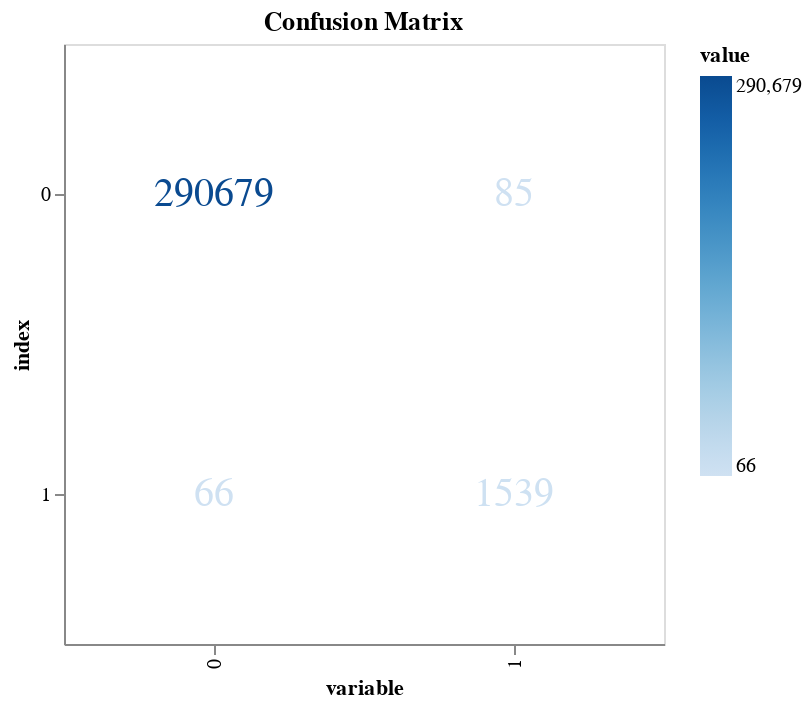

Write notebook code for a chart like this one.
### Markdown cell above
**Use confusion matrix to see the prediction failure.**

### Code cell
import pandas as pd
import altair as alt
from sklearn.metrics import confusion_matrix


cm = confusion_matrix(y_test_xgb, y_pred_xgbr)


df_cm = pd.DataFrame(cm, index=["0", "1"], columns=["0", "1"])

df_cm_long = df_cm.reset_index().melt(id_vars='index')

chart = alt.Chart(df_cm_long).mark_text(size=20).encode(
    x='variable:N',
    y='index:N',
    color='value:Q',
    text='value:Q'
).properties(
    width=300,
    height=300,
    title='Confusion Matrix'
)

chart.display()

### Figure 1 — Vega-Lite specification as saved in the notebook (floating-point values rounded to 4 significant figures)
{"config": {"view": {"continuousWidth": 400, "continuousHeight": 300}}, "data": {"name": "data-b7f45b68e4d4d672a81c2eabf5c2b655"}, "mark": {"type": "text", "size": 20}, "encoding": {"color": {"field": "value", "type": "quantitative"}, "text": {"field": "value", "type": "quantitative"}, "x": {"field": "variable", "type": "nominal"}, "y": {"field": "index", "type": "nominal"}}, "height": 300, "title": "Confusion Matrix", "width": 300, "$schema": "https://vega.github.io/schema/vega-lite/v4.17.0.json", "datasets": {"data-b7f45b68e4d4d672a81c2eabf5c2b655": [{"index": "0", "variable": "0", "value": 290679}, {"index": "1", "variable": "0", "value": 66}, {"index": "0", "variable": "1", "value": 85}, {"index": "1", "variable": "1", "value": 1539}]}}
